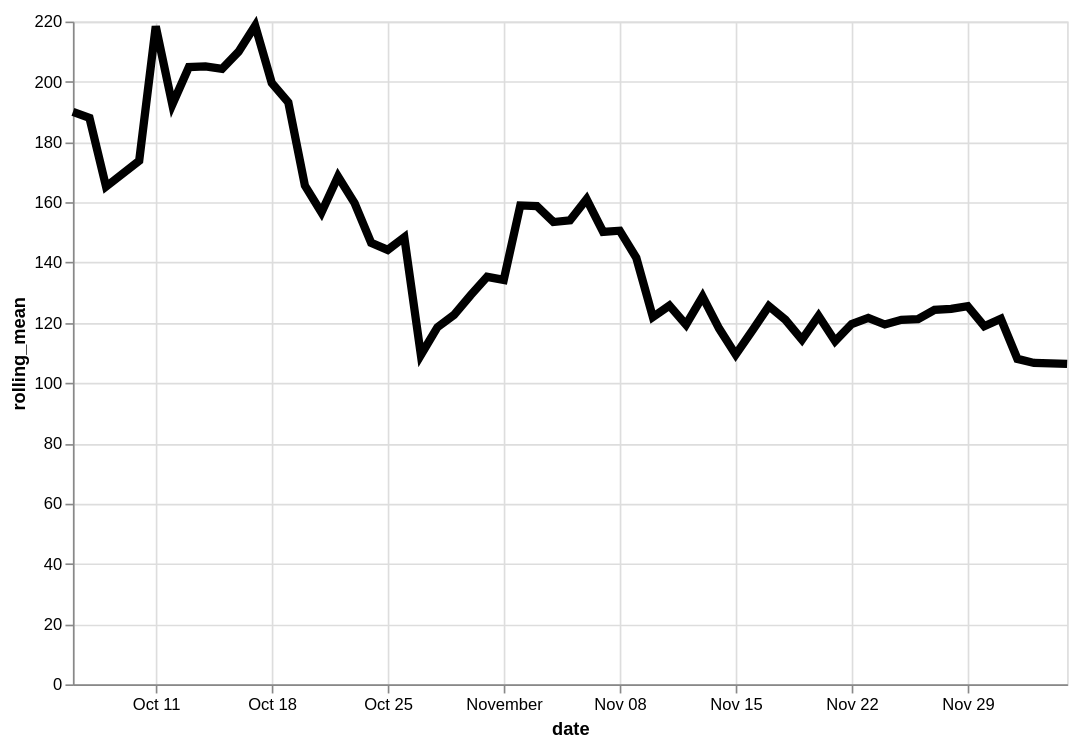

The specification (Vega-Lite) saved for this image:
### Vega-Lite specification from a JSON file in a GitHub repository (floating-point values rounded to 4 significant figures)
{"config": {"view": {"continuousWidth": 400, "continuousHeight": 300}}, "data": {"name": "data-60e264487a0d8e3b5fe21ba2d63f8718"}, "mark": {"type": "line", "color": "black", "size": 5}, "encoding": {"x": {"type": "temporal", "field": "date"}, "y": {"type": "quantitative", "field": "rolling_mean"}}, "height": 400, "transform": [{"window": [{"op": "mean", "field": "log_price", "as": "rolling_mean"}], "frame": [-4, 3]}], "width": 600, "$schema": "https://vega.github.io/schema/vega-lite/v4.8.1.json", "datasets": {"data-60e264487a0d8e3b5fe21ba2d63f8718": [{"date": "2020-10-06", "log_price": 477.5}, {"date": "2020-10-07", "log_price": 71.25}, {"date": "2020-10-08", "log_price": 62.67}, {"date": "2020-10-10", "log_price": 148.6}, {"date": "2020-10-11", "log_price": 180.0}, {"date": "2020-10-12", "log_price": 51.11}, {"date": "2020-10-13", "log_price": 225.1}, {"date": "2020-10-14", "log_price": 531.1}, {"date": "2020-10-15", "log_price": 269.8}, {"date": "2020-10-16", "log_price": 170.6}, {"date": "2020-10-17", "log_price": 64.38}, {"date": "2020-10-18", "log_price": 142.1}, {"date": "2020-10-19", "log_price": 225.6}, {"date": "2020-10-20", "log_price": 120.4}, {"date": "2020-10-21", "log_price": 73.0}, {"date": "2020-10-22", "log_price": 479.4}, {"date": "2020-10-23", "log_price": 49.0}, {"date": "2020-10-24", "log_price": 99.0}, {"date": "2020-10-25", "log_price": 160.2}, {"date": "2020-10-26", "log_price": 71.5}, {"date": "2020-10-27", "log_price": 120.0}, {"date": "2020-10-28", "log_price": 101.5}, {"date": "2020-10-29", "log_price": 106.6}, {"date": "2020-10-30", "log_price": 166.8}, {"date": "2020-10-31", "log_price": 122.7}, {"date": "2020-11-01", "log_price": 131.7}, {"date": "2020-11-02", "log_price": 212.5}, {"date": "2020-11-03", "log_price": 120.3}, {"date": "2020-11-04", "log_price": 111.9}, {"date": "2020-11-05", "log_price": 299.3}, {"date": "2020-11-06", "log_price": 105.0}, {"date": "2020-11-07", "log_price": 124.3}, {"date": "2020-11-08", "log_price": 127.3}, {"date": "2020-11-09", "log_price": 187.5}, {"date": "2020-11-10", "log_price": 126.0}, {"date": "2020-11-11", "log_price": 123.3}, {"date": "2020-11-12", "log_price": 40.0}, {"date": "2020-11-13", "log_price": 141.8}, {"date": "2020-11-14", "log_price": 135.7}, {"date": "2020-11-15", "log_price": 73.58}, {"date": "2020-11-16", "log_price": 201.6}, {"date": "2020-11-17", "log_price": 102.7}, {"date": "2020-11-18", "log_price": 56.83}, {"date": "2020-11-19", "log_price": 186.9}, {"date": "2020-11-20", "log_price": 105.2}, {"date": "2020-11-21", "log_price": 105.7}, {"date": "2020-11-22", "log_price": 82.89}, {"date": "2020-11-23", "log_price": 136.8}, {"date": "2020-11-24", "log_price": 134.2}, {"date": "2020-11-25", "log_price": 148.5}, {"date": "2020-11-26", "log_price": 72.86}, {"date": "2020-11-27", "log_price": 169.5}, {"date": "2020-11-28", "log_price": 117.4}, {"date": "2020-11-29", "log_price": 107.5}, {"date": "2020-11-30", "log_price": 107.6}, {"date": "2020-12-01", "log_price": 139.7}, {"date": "2020-12-02", "log_price": 141.0}, {"date": "2020-12-03", "log_price": 95.33}, {"date": "2020-12-04", "log_price": 92.58}, {"date": "2020-12-05", "log_price": 63.0}]}}
